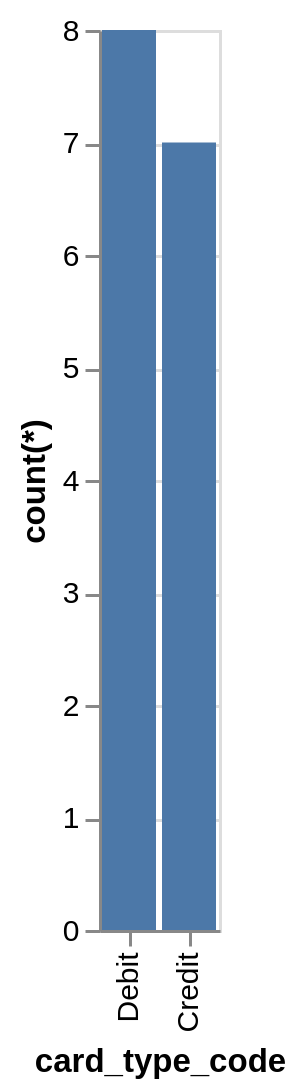

The specification (Vega-Lite) saved for this image:
### Vega-Lite specification from a JSON file in a GitHub repository (floating-point values rounded to 4 significant figures)
{"data": {"values": [{"x_data": "Debit", "y_data": 8}, {"x_data": "Credit", "y_data": 7}]}, "mark": "bar", "encoding": {"x": {"field": "x_data", "type": "nominal", "title": "card_type_code", "sort": "descending"}, "y": {"field": "y_data", "type": "quantitative", "title": "count(*)"}}}
